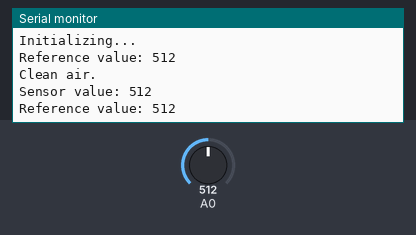
This sketch was run on a simulated Arduino Uno, built with avr-gcc and run on an emulated ATmega328P. Shown: the last lines printed to the serial monitor. The test bench sets the inputs (shaded band); at power-on: A0 = 512.

Above: at 16.2 s.
16.3 s: A0 set to 710
At 18.2 s:
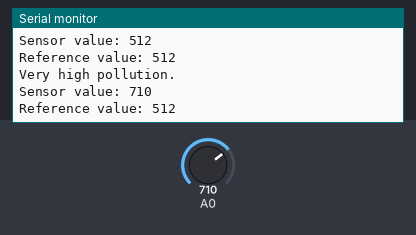
19.5 s: A0 set to 690
At 22.3 s:
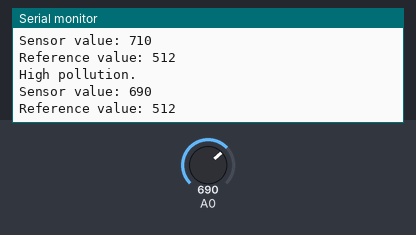
Timing chart, 0 to 23.8 s (numbered marks = the images above; inputs shaded):
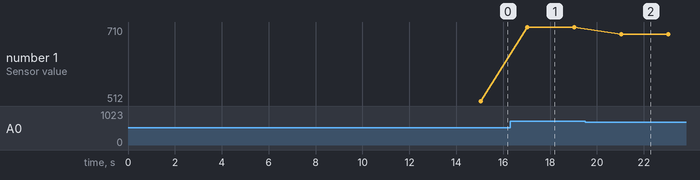

Measured:
- after the input at 16.3 s, the serial monitor: prints a new line after 0.71 s (image 1)
- after the input at 19.5 s, the serial monitor: prints a new line after 1.5 s (image 2)
- plotted number 1: 512 → 710 after the input at 16.3 s, 710 → 690 after the input at 19.5 s

The sketch:

AirQuality2_Example.ino
```cpp
// (licence header left out)
#include <AirQuality2.h>
#include"Arduino.h"

AirQuality2 aqs;

void setup()
{
    int refVal;

    Serial.begin(9600);
    Serial.println("Initializing...");
    refVal = aqs.init(A0);

    if(refVal > 0)
    {
      Serial.print("Reference value: ");
      Serial.println(refVal);
    }
    else
    {
      Serial.println("Failed to initialize sensor.");
      while(1);
    }
}

void loop()
{
    int result;

    result = aqs.evaluate();
    switch(result)
    {
      case 0:
         Serial.println("Clean air.");
        break;
      case 1:
         Serial.println("Low pollution.");
        break;
      case 2:
         Serial.println("High pollution.");
        break;
      case 3:
        Serial.println("Very high pollution.");
        break;
      default:
        Serial.println("Error in sensor reading.");
    }

    Serial.print("Sensor value: ");
    Serial.println(aqs.getRawData());
    Serial.print("Reference value: ");
    Serial.println(aqs.getReferenceValue());

    Serial.println();
    delay(2000);
}
```

AirQuality2.h
```cpp
// (licence header left out)
#ifndef AIRQUALITY2_H
#define AIRQUALITY2_H

#define BAD_AIR_THRESHOLD 700
#define HIGH_POLLUTION_INDICATOR 150
#define LOW_POLLUTION_INDICATOR 50

class AirQuality2 {
 public:
  AirQuality2();
  int init(int Pin);
  int evaluate();
  int getRawData();
  int getReferenceValue();

 private:
  bool isInitialized;
  int iArduinoPin;
  int iReferenceValue;
  void calcReference(int sValue);
};


#endif //  AIRQUALITY2_H
```
